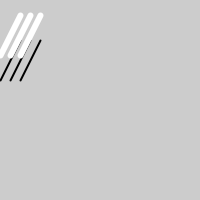
Frame 1 (no input)
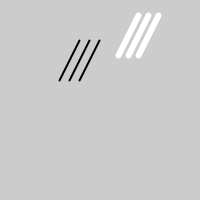
Frame 60 (the mouse pressed at the canvas centre just before this capture)
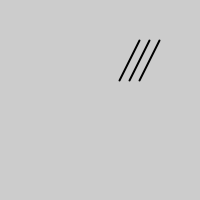
Frame 120 (the mouse held since frame 60 and released just before this capture)

The Processing sketch that drew these frames (run headless with seeded random() and noise(); from frame 60 on, the mouse is pressed at the canvas centre):

// Processing sketch: diagonals_classe
// ── diagonals_classe.pde
//variaveis globais globais
Diagonals da, db;

//faz uma vez quando carrega o programa
void setup(){
  size(200,200);
  smooth();
  // x, y, speed, thick, gray
  da = new Diagonals(0, 80, 1, 2, 0);
  db = new Diagonals(0, 55, 2, 6, 255);
}

//repete a cada reload de tela
void draw(){
  //dá refresh no fundo a cada reload de tela, então apaga o que tinha sido desenhado antes
  background(204);
  da.update();
  db.update();
}

class Diagonals {
  //variaveis globais dentro da classe
  int x, y, speed, thick, gray;
  
  //contrutor. faz uma vez quando a classe é carregada.
  Diagonals(int xpos, int ypos, int s, int t, int g){
    x = xpos;
    y = ypos;
    speed = s;
    thick = t;
    gray = g;
  }
  
  //método que efetivamente desenha as coisas na tela
  void update(){
    strokeWeight(thick);
    stroke(gray);
    line(x, y, x+20, y-40);
    line(x+10, y, x+30, y-40);
    line(x+20, y, x+40, y-40);
    x = x+speed;
    if (x > 200){
      x = -200;
    }
  }
}
